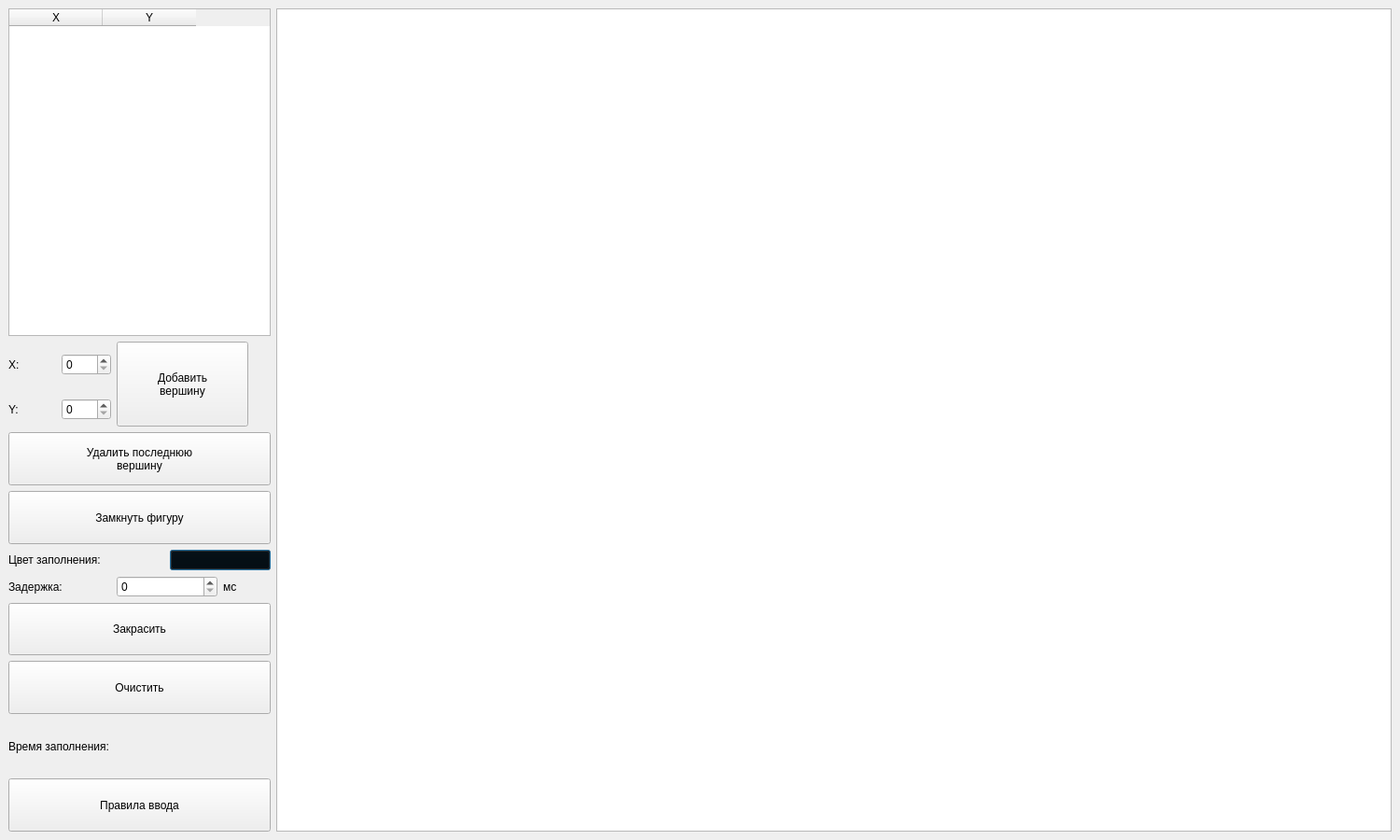
<?xml version="1.0" encoding="UTF-8"?>
<ui version="4.0">
 <class>MainWindow</class>
 <widget class="QMainWindow" name="MainWindow">
  <property name="geometry">
   <rect>
    <x>0</x>
    <y>0</y>
    <width>1500</width>
    <height>900</height>
   </rect>
  </property>
  <property name="sizePolicy">
   <sizepolicy hsizetype="Minimum" vsizetype="Preferred">
    <horstretch>0</horstretch>
    <verstretch>0</verstretch>
   </sizepolicy>
  </property>
  <property name="windowTitle">
   <string>MainWindow</string>
  </property>
  <widget class="QWidget" name="centralwidget">
   <layout class="QGridLayout" name="gridLayout">
    <item row="0" column="0" colspan="5">
     <widget class="QTableWidget" name="pointsTable">
      <property name="sizePolicy">
       <sizepolicy hsizetype="Fixed" vsizetype="Fixed">
        <horstretch>0</horstretch>
        <verstretch>0</verstretch>
       </sizepolicy>
      </property>
      <property name="minimumSize">
       <size>
        <width>281</width>
        <height>351</height>
       </size>
      </property>
      <property name="maximumSize">
       <size>
        <width>281</width>
        <height>351</height>
       </size>
      </property>
      <property name="editTriggers">
       <set>QAbstractItemView::NoEditTriggers</set>
      </property>
      <attribute name="verticalHeaderMinimumSectionSize">
       <number>21</number>
      </attribute>
      <attribute name="verticalHeaderDefaultSectionSize">
       <number>41</number>
      </attribute>
      <column>
       <property name="text">
        <string>X</string>
       </property>
      </column>
      <column>
       <property name="text">
        <string>Y</string>
       </property>
      </column>
     </widget>
    </item>
    <item row="0" column="5" rowspan="11">
     <widget class="QGraphicsView" name="graphicsView"/>
    </item>
    <item row="1" column="0">
     <widget class="QLabel" name="xLbl">
      <property name="text">
       <string>X:</string>
      </property>
     </widget>
    </item>
    <item row="1" column="1">
     <widget class="QSpinBox" name="xSB">
      <property name="maximum">
       <number>1184</number>
      </property>
     </widget>
    </item>
    <item row="1" column="2" rowspan="2" colspan="3">
     <widget class="QPushButton" name="addPointBtn">
      <property name="sizePolicy">
       <sizepolicy hsizetype="Minimum" vsizetype="Preferred">
        <horstretch>0</horstretch>
        <verstretch>0</verstretch>
       </sizepolicy>
      </property>
      <property name="minimumSize">
       <size>
        <width>141</width>
        <height>91</height>
       </size>
      </property>
      <property name="maximumSize">
       <size>
        <width>141</width>
        <height>91</height>
       </size>
      </property>
      <property name="text">
       <string>Добавить
вершину</string>
      </property>
     </widget>
    </item>
    <item row="2" column="0">
     <widget class="QLabel" name="yLbl">
      <property name="text">
       <string>Y:</string>
      </property>
     </widget>
    </item>
    <item row="2" column="1">
     <widget class="QSpinBox" name="ySB">
      <property name="maximum">
       <number>873</number>
      </property>
     </widget>
    </item>
    <item row="3" column="0" colspan="5">
     <widget class="QPushButton" name="deletePointBtn">
      <property name="sizePolicy">
       <sizepolicy hsizetype="Minimum" vsizetype="Preferred">
        <horstretch>0</horstretch>
        <verstretch>0</verstretch>
       </sizepolicy>
      </property>
      <property name="text">
       <string>Удалить последнюю
вершину</string>
      </property>
     </widget>
    </item>
    <item row="4" column="0" colspan="5">
     <widget class="QPushButton" name="closeFigBtn">
      <property name="sizePolicy">
       <sizepolicy hsizetype="Minimum" vsizetype="Preferred">
        <horstretch>0</horstretch>
        <verstretch>0</verstretch>
       </sizepolicy>
      </property>
      <property name="text">
       <string>Замкнуть фигуру</string>
      </property>
     </widget>
    </item>
    <item row="5" column="0" colspan="3">
     <widget class="QLabel" name="colorLbl">
      <property name="text">
       <string>Цвет заполнения:</string>
      </property>
     </widget>
    </item>
    <item row="5" column="3" colspan="2">
     <widget class="QPushButton" name="colorBtn">
      <property name="enabled">
       <bool>true</bool>
      </property>
      <property name="autoFillBackground">
       <bool>false</bool>
      </property>
      <property name="styleSheet">
       <string notr="true">background-color: rgb(0, 0, 0);</string>
      </property>
      <property name="text">
       <string/>
      </property>
      <property name="autoExclusive">
       <bool>false</bool>
      </property>
      <property name="autoDefault">
       <bool>false</bool>
      </property>
      <property name="default">
       <bool>true</bool>
      </property>
      <property name="flat">
       <bool>false</bool>
      </property>
     </widget>
    </item>
    <item row="6" column="0" colspan="2">
     <widget class="QLabel" name="delayLbl">
      <property name="text">
       <string>Задержка:</string>
      </property>
     </widget>
    </item>
    <item row="6" column="2" colspan="2">
     <widget class="QSpinBox" name="delaySB">
      <property name="maximum">
       <number>50</number>
      </property>
     </widget>
    </item>
    <item row="6" column="4">
     <widget class="QLabel" name="msLbl">
      <property name="text">
       <string>мс</string>
      </property>
     </widget>
    </item>
    <item row="7" column="0" colspan="5">
     <widget class="QPushButton" name="paintBtn">
      <property name="sizePolicy">
       <sizepolicy hsizetype="Minimum" vsizetype="Preferred">
        <horstretch>0</horstretch>
        <verstretch>0</verstretch>
       </sizepolicy>
      </property>
      <property name="text">
       <string>Закрасить</string>
      </property>
     </widget>
    </item>
    <item row="8" column="0" colspan="5">
     <widget class="QPushButton" name="clearBtn">
      <property name="sizePolicy">
       <sizepolicy hsizetype="Minimum" vsizetype="Preferred">
        <horstretch>0</horstretch>
        <verstretch>0</verstretch>
       </sizepolicy>
      </property>
      <property name="text">
       <string>Очистить</string>
      </property>
     </widget>
    </item>
    <item row="10" column="0" colspan="5">
     <widget class="QPushButton" name="roolsBtn">
      <property name="sizePolicy">
       <sizepolicy hsizetype="Minimum" vsizetype="Preferred">
        <horstretch>0</horstretch>
        <verstretch>0</verstretch>
       </sizepolicy>
      </property>
      <property name="text">
       <string>Правила ввода</string>
      </property>
     </widget>
    </item>
    <item row="9" column="0" colspan="5">
     <widget class="QLabel" name="timeLbl">
      <property name="text">
       <string>Время заполнения:</string>
      </property>
     </widget>
    </item>
   </layout>
  </widget>
 </widget>
 <resources/>
 <connections/>
</ui>
